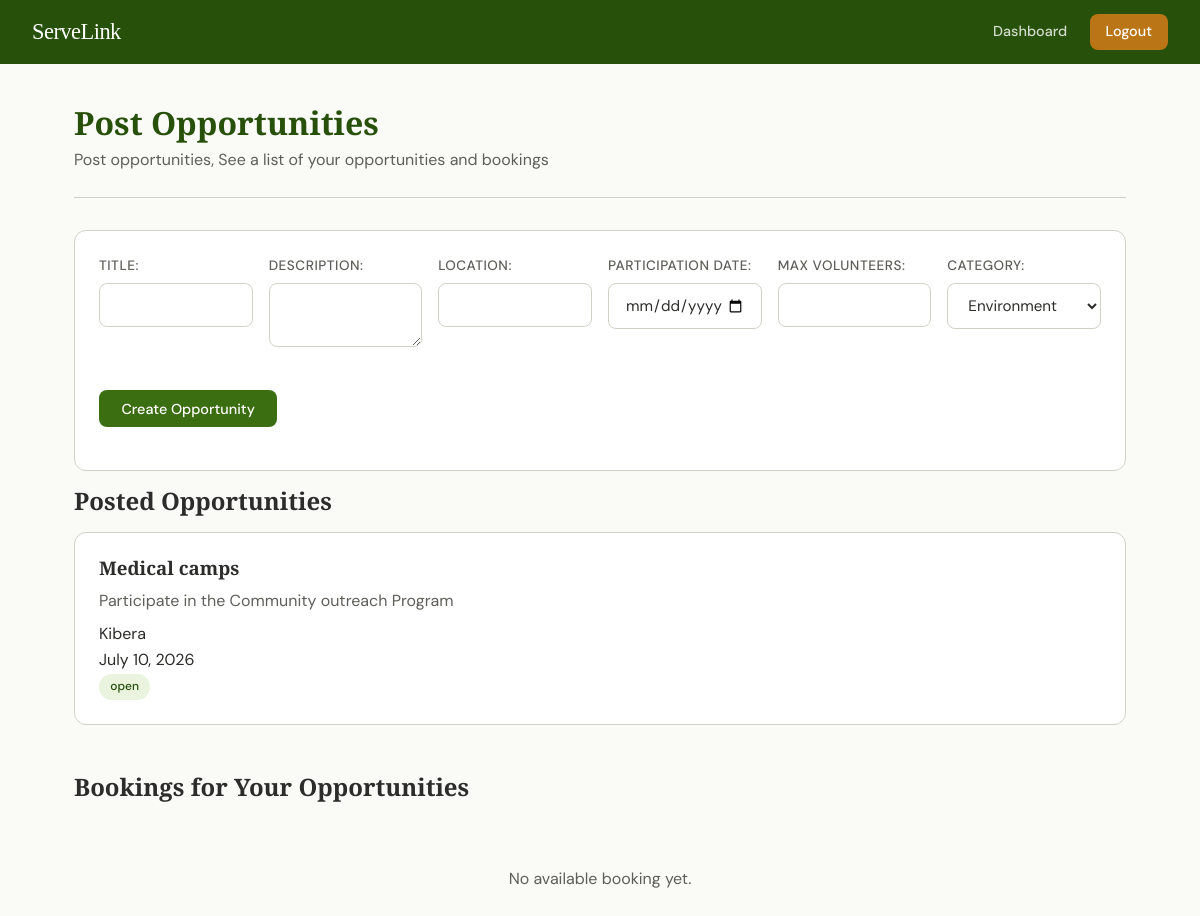
The app's page /organization_dashboard (signed in), older data.
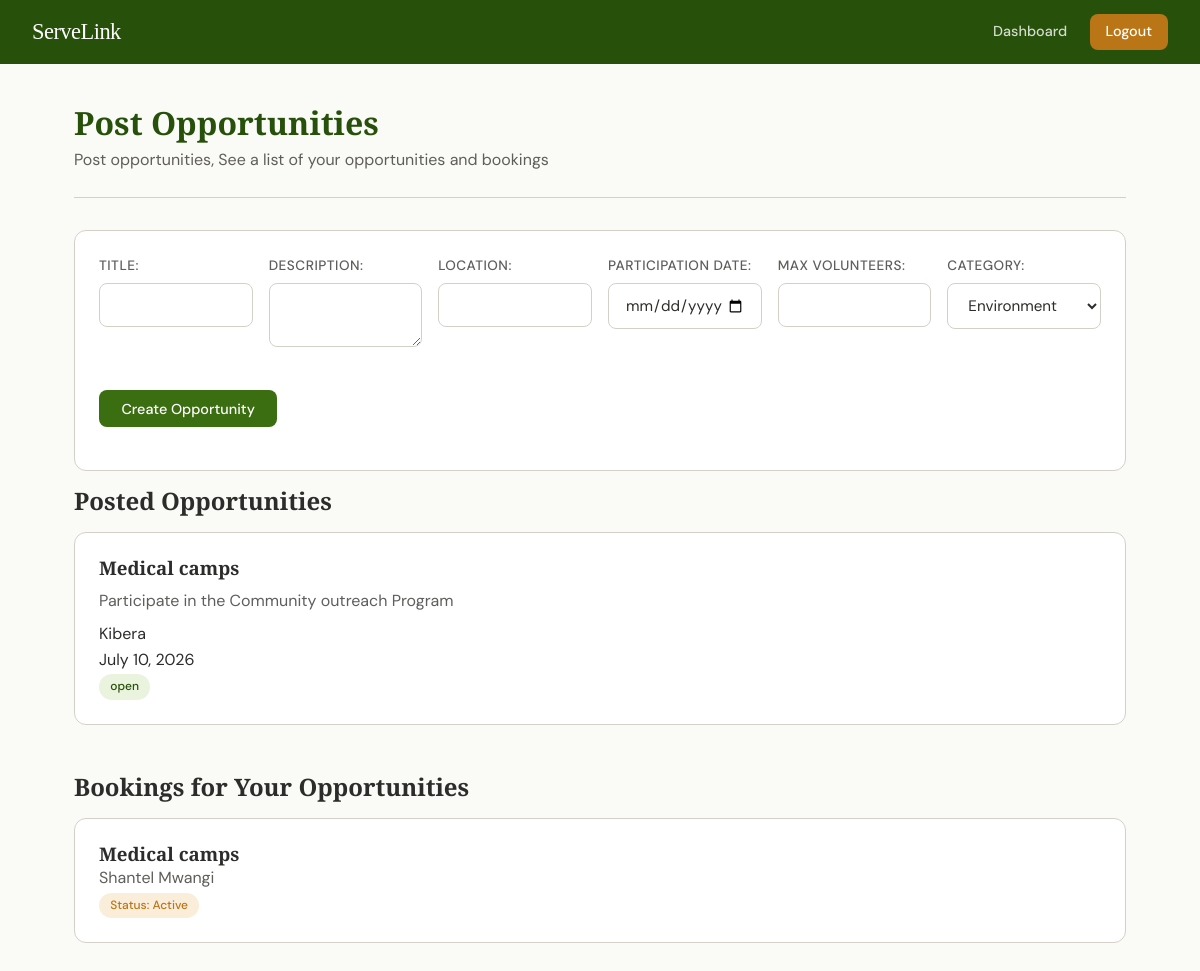
The same page, newer data.
### models.py (models this page shows)
class Opportunity(db.Model):
    __tablename__='opportunities'
    id = db.Column(db.Integer, primary_key=True)
    organization_id = db.Column(db.Integer, db.ForeignKey('users.id'), nullable=False)
    title = db.Column(db.String(100), nullable=False)
    description = db.Column(db.Text, nullable=False)
    location = db.Column(db.String(100), nullable=False)
    max_volunteers = db.Column(db.Integer, nullable=False)
    category_id = db.Column(db.Integer, db.ForeignKey('categories.id'), nullable=False)
    status = db.Column(db.String(20), nullable=False, default='open')
    participation_date=db.Column(db.DateTime, nullable=False)

class Booking(db.Model):
    __tablename__='bookings'
    id = db.Column(db.Integer, primary_key=True)
    user_id = db.Column(db.Integer, db.ForeignKey('users.id'), nullable=False)
    opportunity_id = db.Column(db.Integer, db.ForeignKey('opportunities.id'), nullable=False)
    cancelled = db.Column(db.Boolean, default=False)
    booking_date=db.Column(db.DateTime, nullable=False, default=datetime.utcnow)
    opportunity = db.relationship('Opportunity', backref='bookings')
    volunteer = db.relationship('User', backref='bookings')

class User(db.Model):
    __tablename__='users'
    id = db.Column(db.Integer, primary_key=True)
    name = db.Column(db.String(100), nullable=False)
    email=db.Column(db.String(120),unique=True,nullable=False)
    username=db.Column(db.String(80),unique=True,nullable=False)
    password=db.Column(db.String(200),nullable=False)
    role=db.Column(db.String(20),nullable=False)
    approvals=db.Column(db.Boolean,default=False)
    phone=db.Column(db.String(20))

### app.py (the view, shortened to what this page needs)
@app.route('/organization_dashboard', methods=['GET', 'POST'])
def organization_dashboard():
    if 'user_id' not in session:
        flash('Please log in first.')
        return redirect(url_for('login'))
    if session['role'] != 'organization':
        flash('Access denied')
        return redirect(url_for('home'))
    if request.method == 'GET':
        opportunities = Opportunity.query.filter_by(organization_id=session['user_id']).all()
        opportunity_ids = [opp.id for opp in opportunities]
        bookings = Booking.query.filter(Booking.opportunity_id.in_(opportunity_ids)).all()
        categories = Category.query.all()
        return render_template('organization_dashboard.html', opportunities=opportunities, bookings=bookings, categories=categories)

### templates/organization_dashboard.html (shortened to what this page needs)
{% extends 'base.html' %}
{% block content %}
<div class="page-header">
    <h1>Post Opportunities</h1>
    <p>Post opportunities, See a list of your opportunities and bookings</p>
</div>
<div class="card" style="margin-top: 2rem;">
        <form action="{{ url_for('organization_dashboard') }}" method="POST">
            <div style="display: flex; gap: 1rem; flex-wrap: wrap;">
                <div class="form-group" style="flex: 1; min-width: 150px;">
                    <label>Title:</label>
                    <input type="text" name="title" id="title" required>
                </div>
                <div class="form-group" style="flex: 1; min-width: 150px;">
                    <label>Description:</label>
                    <textarea name="description" id="description" required></textarea>
                </div>
                <div class="form-group" style="flex: 1; min-width: 150px;">
                    <label>Location:</label>
                    <input type="text" name="location" id="location" required>
                </div>
                <div class="form-group" style="flex: 1; min-width: 150px;">
                    <label>Participation Date:</label>
                    <input type="date" name="participation_date" id="participation_date" required>
                </div>
                <div class="form-group" style="flex: 1; min-width: 150px;">
                    <label>Max Volunteers:</label>
                    <input type="number" name="max_volunteers" id="max_voluntees" required>
                </div>
                <div class="form-group" style="flex: 1; min-width: 150px;">
                    <label>Category:</label>
                    <select name="category_id">
                         {% for category in categories %}
                         <option value="{{ category.id }}">{{ category.name }}</option>
                         {% endfor %}
                    </select>
                </div>
                <div style="display: flex; align-items: flex-end; padding-bottom: 1.2rem;">
                <button type="submit" class="btn btn-primary">Create Opportunity</button>
                </div>
            </div>
        </form>
    </div>
<h2 style="margin-bottom: 1rem;">Posted Opportunities</h2>
<div class="grid grid-2">
    {% if opportunities %}
        {% for opportunity in opportunities %}
        <div class="card">
                <h3>{{ opportunity.title }}</h3>
                <p style="color: var(--text-secondary); margin: 0.5rem 0;">{{opportunity.description}}</p>
                <p>{{opportunity.location}}</p>
                <p>{{opportunity.participation_date.strftime('%B %d, %Y')}}</p>
                <span class="badge {% if opportunity.status == 'open' %}badge-open{% elif opportunity.status == 'pending' %}badge-pending{% else %}badge-cancelled{% endif %}">
                    {{ opportunity.status }}
                </span>
        </div>
        {% endfor %}
    {% else %}
        <div class="empty-state">
            <p>You haven't posted any opportunities yet.</p>
        </div>
    {% endif %}
</div>
<h2 style="margin: 2rem 0 1rem;">Bookings for Your Opportunities</h2>
<div class="grid grid-2">
    {% if bookings %}
        {% for booking in bookings %}
        <div class="card">
            <h3>{{ booking.opportunity.title }}</h3>
                <p style="color: var(--text-secondary);">{{ booking.volunteer.name }}</p>
                <span class="badge badge-pending">Status: {{'Cancelled' if booking.cancelled else 'Active'}}</span>
        </div>
        {% endfor %}
    {% else %}
        <div class="empty-state">
          <p>No available booking yet.</p>
        </div>
    {% endif %}
</div>
{% endblock%}

### templates/base.html (shortened to what this page needs)
<!DOCTYPE html>
<html lang="en">
<head>
</head>
<body>
    <nav>
        <a href="{{ url_for('home') }}" class="nav-brand">ServeLink</a>
        <div class="nav-links">
            {% if session.get('role') == 'volunteer' %}
                <a href="{{ url_for('volunteer_dashboard') }}">Dashboard</a>
                <a href="{{ url_for('logout') }}" class="btn-nav">Logout</a>
            {% elif session.get('role') == 'organization' %}
                <a href="{{ url_for('organization_dashboard') }}">Dashboard</a>
                <a href="{{ url_for('logout') }}" class="btn-nav">Logout</a>
            {% elif session.get('role') == 'admin' %}
                <a href="{{ url_for('admin_dashboard') }}">Admin</a>
                <a href="{{ url_for('logout') }}" class="btn-nav">Logout</a>
            {% else %}
                <a href="{{ url_for('login') }}">Login</a>
                <a href="{{ url_for('register') }}" class="btn-nav">Get Started</a>
            {% endif %}
        </div>
    </nav>
    <main>
        {% block content %}{% endblock %}
    </main>
</body>
</html>

### templates/base.html (style rules this page uses)
:root { --green-dark: #27500A; --green-mid: #3B6D11; --green-light: #EAF3DE; --amber: #BA7517; --amber-light: #FAEEDA; --cream: #FAFAF7; --text-primary: #2C2C2A; --text-secondary: #5F5E5A; --border: #D3D1C7; --white: #FFFFFF; --radius: 12px; --radius-sm: 8px; }
* { margin: 0; padding: 0; box-sizing: border-box; }
body { font-family: 'DM Sans', sans-serif; background: var(--cream); color: var(--text-primary); line-height: 1.6; min-height: 100vh; }
h1, h2, h3 { font-family: 'Playfair Display', serif; line-height: 1.2; }
nav { background: var(--green-dark); padding: 0 2rem; display: flex; align-items: center; justify-content: space-between; height: 64px; position: sticky; top: 0; z-index: 100; }
.nav-brand { font-family: 'Playfair Display', serif; font-size: 1.4rem; color: var(--white); text-decoration: none; letter-spacing: -0.5px; }
.nav-links { display: flex; align-items: center; gap: 0.5rem; }
.nav-links a { color: rgba(255,255,255,0.8); text-decoration: none; padding: 0.4rem 0.9rem; border-radius: var(--radius-sm); font-size: 0.9rem; font-weight: 500; transition: all 0.2s; }
.nav-links a.btn-nav { background: var(--amber); color: var(--white); padding: 0.4rem 1rem; }
main { max-width: 1100px; margin: 0 auto; padding: 2.5rem 1.5rem; }
.card { background: var(--white); border-radius: var(--radius); border: 1px solid var(--border); padding: 1.5rem; margin-bottom: 1rem; overflow-wrap: break-word; min-width: 0; }
.btn { display: inline-block; padding: 0.6rem 1.4rem; border-radius: var(--radius-sm); font-family: 'DM Sans', sans-serif; font-size: 0.9rem; font-weight: 500; cursor: pointer; border: none; transition: all 0.2s; text-decoration: none; white-space: nowrap; }
.btn-primary { background: var(--green-mid); color: var(--white); }
.form-group { margin-bottom: 1.2rem; }
label { display: block; font-size: 0.85rem; font-weight: 500; color: var(--text-secondary); margin-bottom: 0.4rem; text-transform: uppercase; letter-spacing: 0.5px; }
input, select, textarea { width: 100%; padding: 0.7rem 1rem; border: 1px solid var(--border); border-radius: var(--radius-sm); font-family: 'DM Sans', sans-serif; font-size: 0.95rem; background: var(--white); color: var(--text-primary); transition: border 0.2s; }
.badge { display: inline-block; padding: 0.2rem 0.7rem; border-radius: 99px; font-size: 0.75rem; font-weight: 500; }
.badge-pending { background: var(--amber-light); color: var(--amber); }
.badge-open { background: var(--green-light); color: var(--green-dark); }
.grid { display: grid; gap: 1rem; }
.grid-2 { grid-template-columns: repeat(auto-fit, minmax(280px, 1fr)); }
.page-header { margin-bottom: 2rem; padding-bottom: 1.5rem; border-bottom: 1px solid var(--border); }
.page-header h1 { font-size: 2rem; color: var(--green-dark); }
.page-header p { color: var(--text-secondary); margin-top: 0.3rem; }

Row changes from the older to the newer data that the page shows:
added Booking: opportunity "Medical camps", volunteer.name "Shantel Mwangi", cancelled "Active"
Text that changed along with them:
text no longer shown: "No available booking yet."
